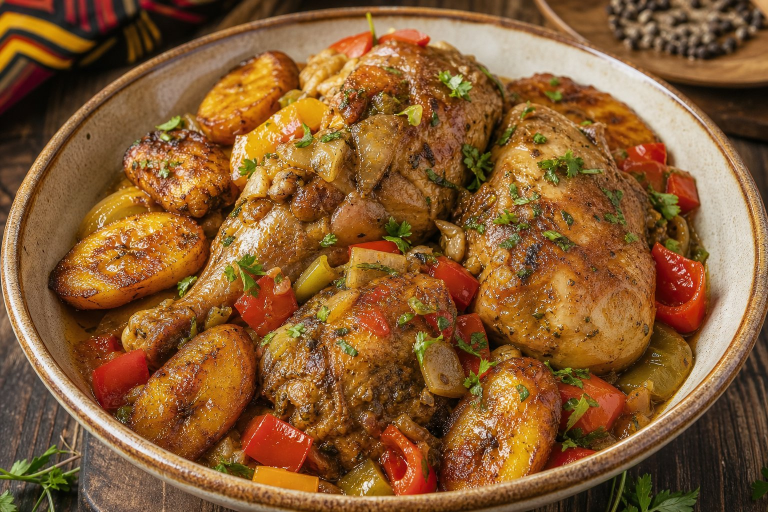
#> input picture realisations/yansfood/assets/images/food_poulet_dg.jpg, 1536 x 1024 px, found by its file name (shown at 1/2 size); the run also reads 1 picture not shown here
$ python render_yansfood_video.py
#> lines starting #> are read from the running program, lines starting #| are printed output that depends on the picture
#!/usr/bin/env python3
"""
render_yansfood_video.py -- 1440x1440 @ 60 FPS motion graphics renderer for YansFood.
Outputs:
  1. realisations/yansfood/videos/yansfood_master_1440x1440_60fps.mp4
  2. realisations/yansfood/videos/yansfood_social_1080x1080_30fps.mp4
  3. realisations/yansfood/videos/yansfood_vertical_1080x1920.mp4
  4. realisations/yansfood/docs/preview.gif
  5. realisations/yansfood/posters/poster_master.png
"""

import os, sys, time, math, subprocess
import numpy as np
import cv2
from PIL import Image, ImageDraw, ImageFont

W, H = 1440, 1440
FPS = 60
DUR = 15.00
TOTAL_FRAMES = int(FPS * DUR) # 900 frames

# Brand Colors (RGB)
CREAM = (245, 242, 237)
DARK_UI = (10, 10, 10)
ORANGE = (255, 107, 53)
WHITE = (255, 255, 255)
MUTED = (142, 149, 165)

# Load fonts
FONT_BOLD_PATH = "/usr/share/fonts/truetype/dejavu/DejaVuSans-Bold.ttf"
FONT_MONO_PATH = "/usr/share/fonts/truetype/dejavu/DejaVuSansMono-Bold.ttf"

def get_font(path, size):
    try:
        return ImageFont.truetype(path, size)
    except:
        return ImageFont.load_default()

font_wordmark = get_font(FONT_BOLD_PATH, 160)
font_large = get_font(FONT_BOLD_PATH, 54)
font_medium = get_font(FONT_BOLD_PATH, 36)
font_mono = get_font(FONT_MONO_PATH, 28)
font_mono_small = get_font(FONT_MONO_PATH, 22)
font_tag = get_font(FONT_MONO_PATH, 18)

# Load Images
def load_img(path, target_size=(1440, 1440)):
#> called with target_size = (1440, 1440)
    if os.path.exists(path):
        im = Image.open(path).convert('RGB')
#> im is the input picture: PIL image 1536x1024 RGB; mean R, G, B 135.4, 91.9, 49.4
        return im.resize(target_size, Image.Resampling.LANCZOS)
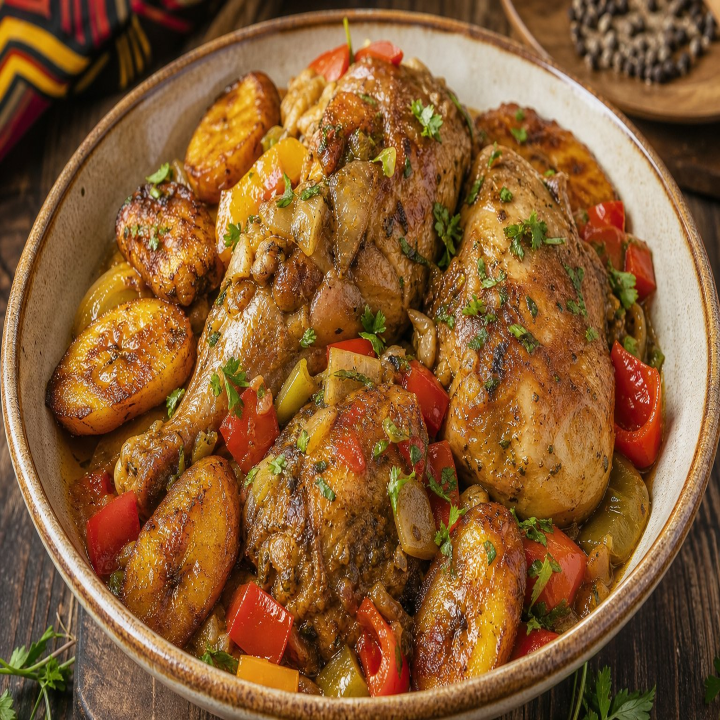
#> returned value: PIL image 1440x1440 RGB (shown at 1/2 size); mean R, G, B 135.3, 91.9, 49.4
    return None

img_poulet = load_img("realisations/yansfood/assets/images/food_poulet_dg.jpg", (1440, 1440))
img_jollof = load_img("realisations/yansfood/assets/images/food_jollof.jpg", (1440, 1440))
#> call 2 of load_img, with target_size = (1440, 1440)
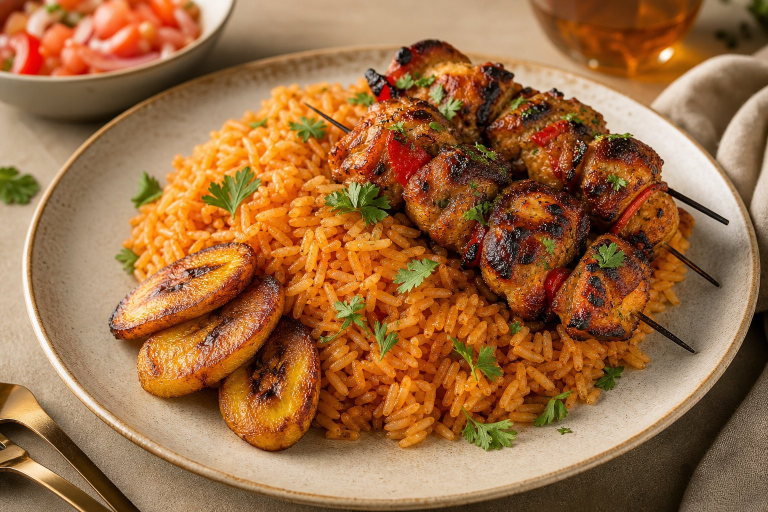
#> input picture realisations/yansfood/assets/images/food_jollof.jpg, 1536 x 1024 px, found by its file name (shown at 1/2 size)
#> in load_img, im is the input picture: PIL image 1536x1024 RGB; mean R, G, B 156.4, 108.7, 66.6
#> in load_img (call 2), `return im.resize(target_size, Image.Resampling.LANCZOS)`:
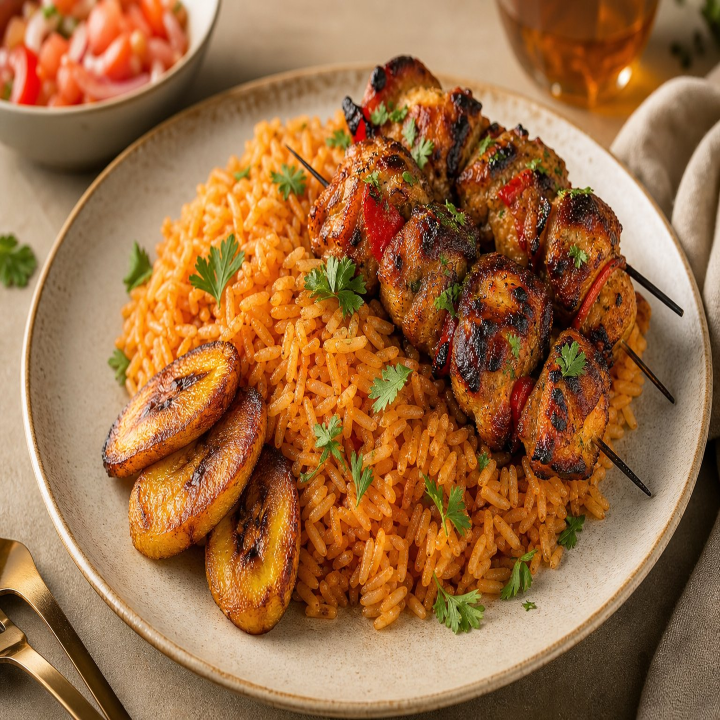
#> returned value: PIL image 1440x1440 RGB (shown at 1/2 size); mean R, G, B 156.3, 108.7, 66.6
img_wall = load_img("realisations/yansfood/assets/images/wall_plant_shadows.jpg", (1440, 1440))
#> call 3 of load_img, with target_size = (1440, 1440)
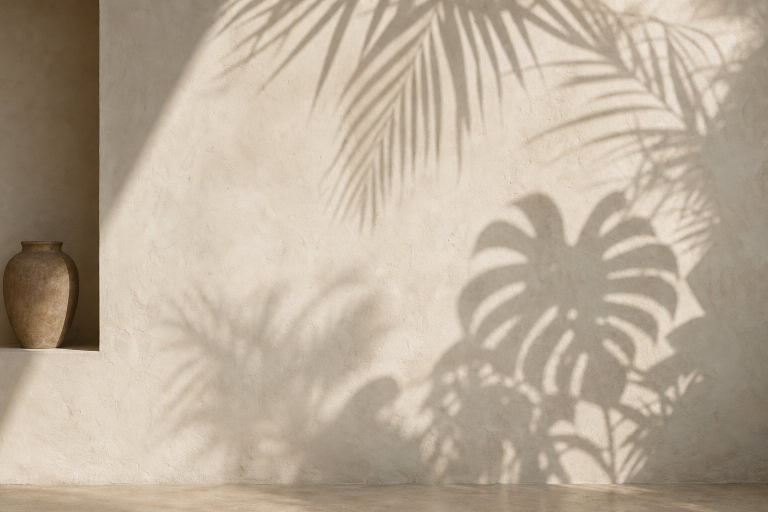
#> input picture realisations/yansfood/assets/images/wall_plant_shadows.jpg, 1536 x 1024 px, found by its file name (shown at 1/2 size)
#> in load_img, im is the input picture: PIL image 1536x1024 RGB; mean R, G, B 185.7, 171.4, 153.2
#> in load_img (call 3), `return im.resize(target_size, Image.Resampling.LANCZOS)`:
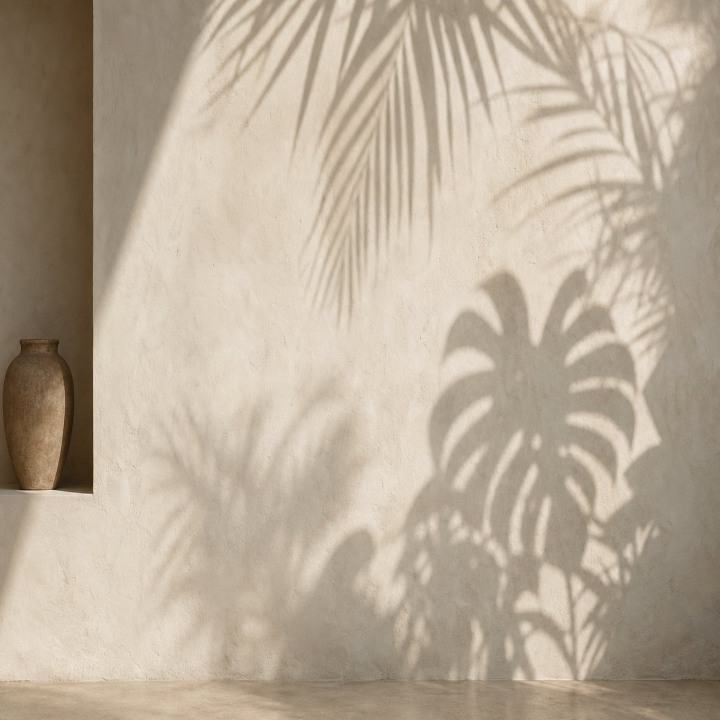
#> returned value: PIL image 1440x1440 RGB (shown at 1/2 size); mean R, G, B 185.7, 171.4, 153.2
still_glass = load_img("realisations/yansfood/stills/still_glass.png", (1440, 1440))
#> call 4 of load_img, with target_size = (1440, 1440)
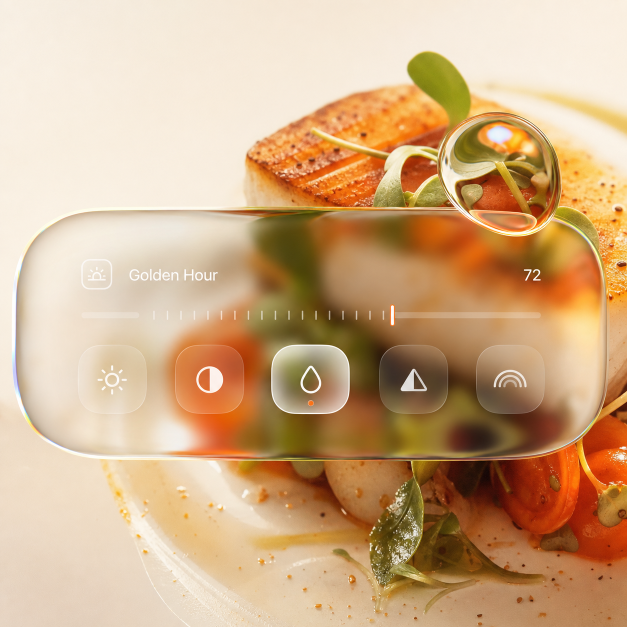
#> input picture realisations/yansfood/stills/still_glass.png, 1254 x 1254 px, found by its file name (shown at 1/2 size)
#> in load_img, im is the input picture: PIL image 1254x1254 RGB; mean R, G, B 207.5, 172.1, 133.9
#> (the rest of the program and of its run is left out)
